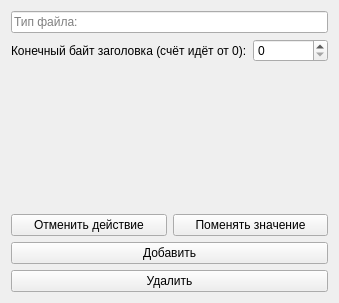
<?xml version="1.0" encoding="UTF-8"?>
<ui version="4.0">
 <class>Form</class>
 <widget class="QWidget" name="Form">
  <property name="geometry">
   <rect>
    <x>0</x>
    <y>0</y>
    <width>339</width>
    <height>303</height>
   </rect>
  </property>
  <property name="windowTitle">
   <string>Form</string>
  </property>
  <layout class="QVBoxLayout" name="verticalLayout">
   <item>
    <widget class="QLineEdit" name="lineEdit2">
     <property name="placeholderText">
      <string>Тип файла:</string>
     </property>
    </widget>
   </item>
   <item>
    <layout class="QHBoxLayout" name="horizontalLayout">
     <item>
      <widget class="QLabel" name="labelEnd">
       <property name="text">
        <string>Конечный байт заголовка (счёт идёт от 0):</string>
       </property>
       <property name="alignment">
        <set>Qt::AlignLeading|Qt::AlignLeft|Qt::AlignVCenter</set>
       </property>
      </widget>
     </item>
     <item>
      <widget class="QSpinBox" name="spinBox">
       <property name="cursor">
        <cursorShape>PointingHandCursor</cursorShape>
       </property>
       <property name="wrapping">
        <bool>false</bool>
       </property>
       <property name="specialValueText">
        <string/>
       </property>
       <property name="suffix">
        <string/>
       </property>
       <property name="prefix">
        <string/>
       </property>
       <property name="maximum">
        <number>16777215</number>
       </property>
       <property name="value">
        <number>0</number>
       </property>
       <property name="displayIntegerBase">
        <number>10</number>
       </property>
      </widget>
     </item>
    </layout>
   </item>
   <item>
    <widget class="QLabel" name="labelWarning">
     <property name="enabled">
      <bool>true</bool>
     </property>
     <property name="text">
      <string/>
     </property>
     <property name="alignment">
      <set>Qt::AlignHCenter|Qt::AlignTop</set>
     </property>
     <property name="wordWrap">
      <bool>true</bool>
     </property>
    </widget>
   </item>
   <item>
    <layout class="QHBoxLayout" name="horizontalLayout_2">
     <item>
      <widget class="QPushButton" name="no">
       <property name="cursor">
        <cursorShape>PointingHandCursor</cursorShape>
       </property>
       <property name="text">
        <string>Отменить действие</string>
       </property>
      </widget>
     </item>
     <item>
      <widget class="QPushButton" name="yes">
       <property name="cursor">
        <cursorShape>PointingHandCursor</cursorShape>
       </property>
       <property name="text">
        <string>Поменять значение</string>
       </property>
      </widget>
     </item>
    </layout>
   </item>
   <item>
    <widget class="QPushButton" name="add">
     <property name="cursor">
      <cursorShape>PointingHandCursor</cursorShape>
     </property>
     <property name="text">
      <string>Добавить</string>
     </property>
    </widget>
   </item>
   <item>
    <widget class="QPushButton" name="remove">
     <property name="cursor">
      <cursorShape>PointingHandCursor</cursorShape>
     </property>
     <property name="text">
      <string>Удалить</string>
     </property>
    </widget>
   </item>
  </layout>
 </widget>
 <resources/>
 <connections/>
</ui>
